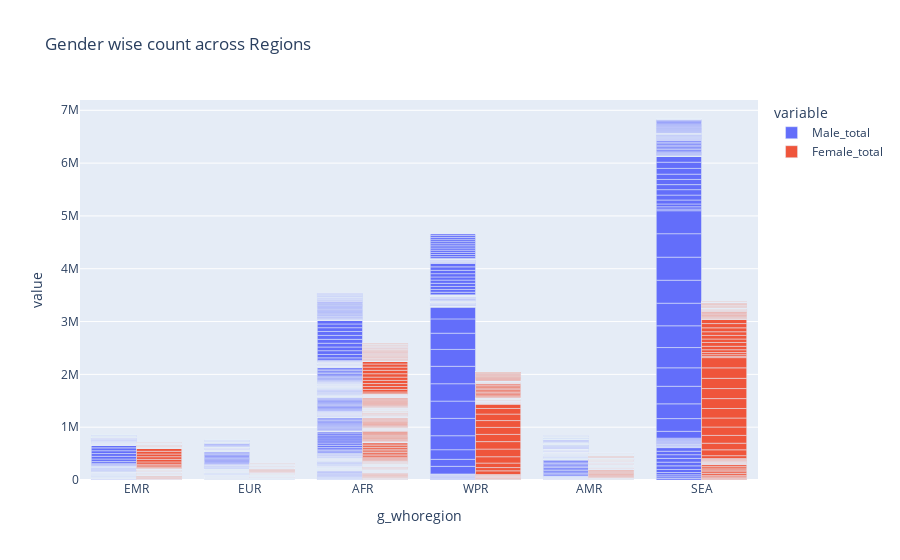

Notebook code for this chart:
### Markdown cell above
#### Visualization Male and Female distribution across regions

### Code cell
px.bar(new_sp_df,x='g_whoregion',y=['Male_total','Female_total'],
       barmode='group', title='Gender wise count across Regions'
      )

### Figure 1 — Plotly figure (JSON) as saved in the notebook; plotly's stock layout.template omitted (floating-point values rounded to 4 significant figures; data arrays with more than 128 entries replaced by an {"elided": "..."} marker saying what was removed)
{"data": [{"alignmentgroup": "True", "hovertemplate": "variable=Male_total<br>g_whoregion=%{x}<br>value=%{y}<extra></extra>", "legendgroup": "Male_total", "marker": {"color": "#636efa"}, "name": "Male_total", "offsetgroup": "Male_total", "orientation": "v", "showlegend": true, "textposition": "auto", "type": "bar", "x": {"elided": "2436 str values"}, "xaxis": "x", "y": {"elided": "2436 int values"}, "yaxis": "y"}, {"alignmentgroup": "True", "hovertemplate": "variable=Female_total<br>g_whoregion=%{x}<br>value=%{y}<extra></extra>", "legendgroup": "Female_total", "marker": {"color": "#EF553B"}, "name": "Female_total", "offsetgroup": "Female_total", "orientation": "v", "showlegend": true, "textposition": "auto", "type": "bar", "x": {"elided": "2436 str values"}, "xaxis": "x", "y": {"elided": "2436 int values"}, "yaxis": "y"}], "layout": {"barmode": "group", "legend": {"title": {"text": "variable"}, "tracegroupgap": 0}, "title": {"text": "Gender wise count across Regions"}, "xaxis": {"anchor": "y", "domain": [0, 1], "title": {"text": "g_whoregion"}}, "yaxis": {"anchor": "x", "domain": [0, 1], "title": {"text": "value"}}}}
